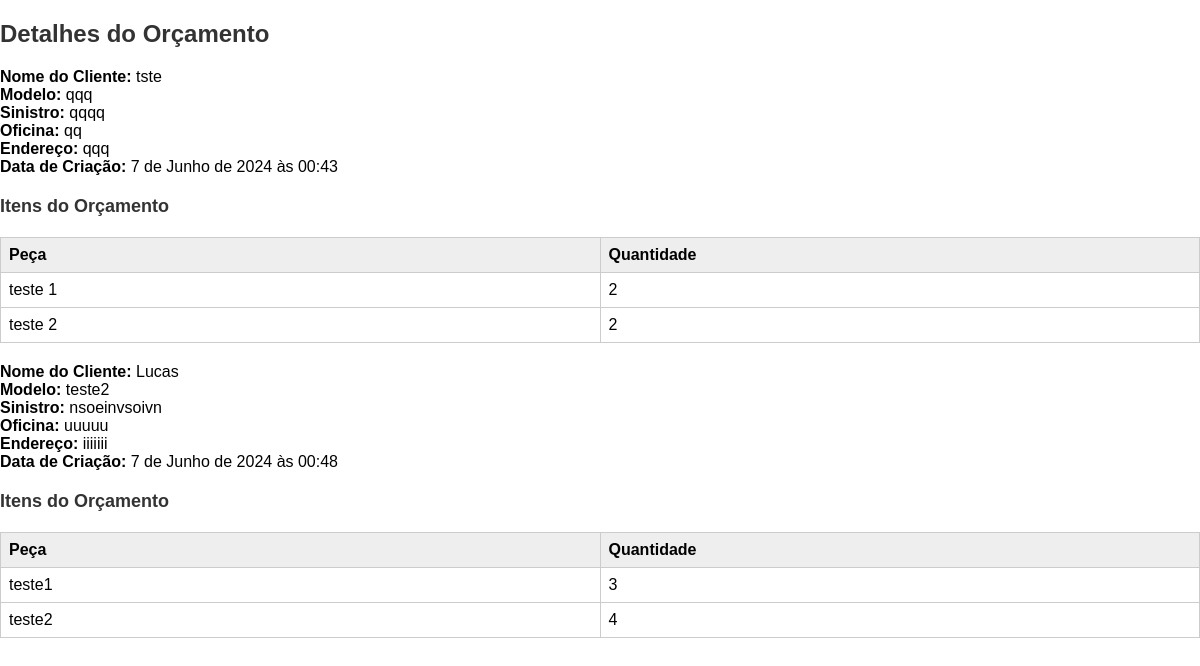
Page /orcamento/ on the earlier database version.
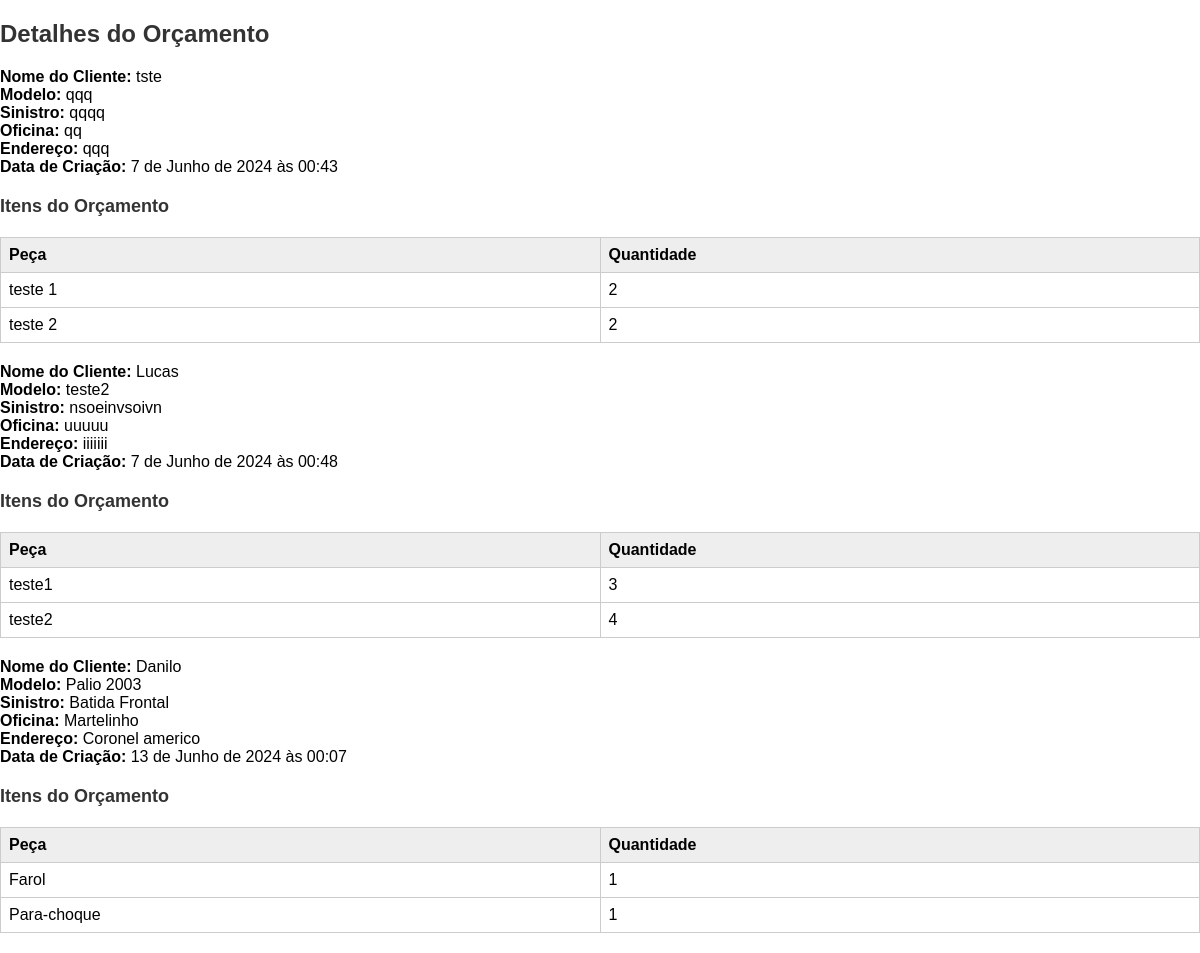
Same page on the later database version.
### orcaPecas/models.py (models this page shows, shortened)
class Orcamento(models.Model):
    criador = models.ForeignKey(User, on_delete=models.CASCADE)
    nome = models.CharField(max_length=100, default='')
    modelo = models.CharField(max_length=100)
    data_criacao = models.DateTimeField(auto_now_add=True)
    oficina_entrega_nome = models.CharField(max_length=100)
    oficina_entrega_endereco = models.TextField()
    status = models.CharField(max_length=20, default='Pendente')
    comentarios_cliente = models.TextField(blank=True, null=True)
    comentarios_fornecedor = models.TextField(blank=True, null=True)
    prazo_entrega = models.DateField(blank=True, null=True)
    valor_total = models.DecimalField(max_digits=10, decimal_places=2, blank=True, null=True)
    itens_orcamento = models.JSONField(default=list)

### orcaPecas/views.py (the view)
# urls.py: path('orcamento/', views.exibir_orcamento, name='orcamento_detalhes'),
def exibir_orcamento(request):
    orcamentos = Orcamento.objects.all()
    itens = []
    for orcamento in orcamentos:
        itens.extend(orcamento.itens_orcamento)  # Adiciona os itens de cada orçamento à lista itens
    return render(request, 'pages/orcamento_detalhes.html', {'orcamentos': orcamentos, 'itens': itens})

### orcaPecas/templates/pages/orcamento_detalhes.html (shortened to what this page needs)
{% load static %}
<!DOCTYPE html>
<html lang="en">
<head>
    <link rel="stylesheet" href="{% static 'css/style_orcamento.css' %}" />
</head>
<body>
    <h1>Detalhes do Orçamento</h1>
    {% for orcamento in orcamentos %}
    <p><strong>Nome do Cliente:</strong> {{ orcamento.nome }}</p>
    <p><strong>Modelo:</strong> {{ orcamento.modelo }}</p>
    <p><strong>Sinistro:</strong> {{ orcamento.comentarios_cliente }}</p>
    <p><strong>Oficina:</strong> {{ orcamento.oficina_entrega_nome }}</p>
    <p><strong>Endereço:</strong> {{ orcamento.oficina_entrega_endereco }}</p>
    <p><strong>Data de Criação:</strong> {{ orcamento.data_criacao }}</p>
    <h2>Itens do Orçamento</h2>
    <table border="1">
        <thead>
            <tr>
                <th>Peça</th>
                <th>Quantidade</th>
            </tr>
        </thead>
        <tbody>
            {% for item in orcamento.itens_orcamento %}
                <tr>
                    <td>{{ item.peca }}</td>
                    <td>{{ item.quantidade }}</td>
                </tr>
            {% endfor %}
        </tbody>
    </table>
    {% endfor %}
</body>
</html>

### templates/static/css/style_orcamento.css (style rules this page uses)
* { margin: 0; padding: 0; list-style: none; text-decoration: none; font-family: Arial, Helvetica, sans-serif; }
h1 { color: #333; font-size: 24px; font-family: sans-serif; margin: 20px 0; }
h2 { color: #333; font-size: 18px; font-family: sans-serif; margin: 20px 0; }
table { border-collapse: collapse; width: 100%; border: 1px solid #ccc; margin: 20px 0; }
th, td { padding: 8px; border: 1px solid #ccc; text-align: left; }
th { background-color: #eee; font-weight: bold; }
th, td { width: 50%; }

Differences in the rows shown:
added Orcamento: nome "Danilo", modelo "Palio 2003", comentarios_cliente "Batida Frontal", oficina_entrega_nome "Martelinho", oficina_entrega_endereco "Coronel americo", data_criacao "13 de Junho de 2024 às 00:07", peca "Farol" "Para-choque", quantidade "1" "1"
